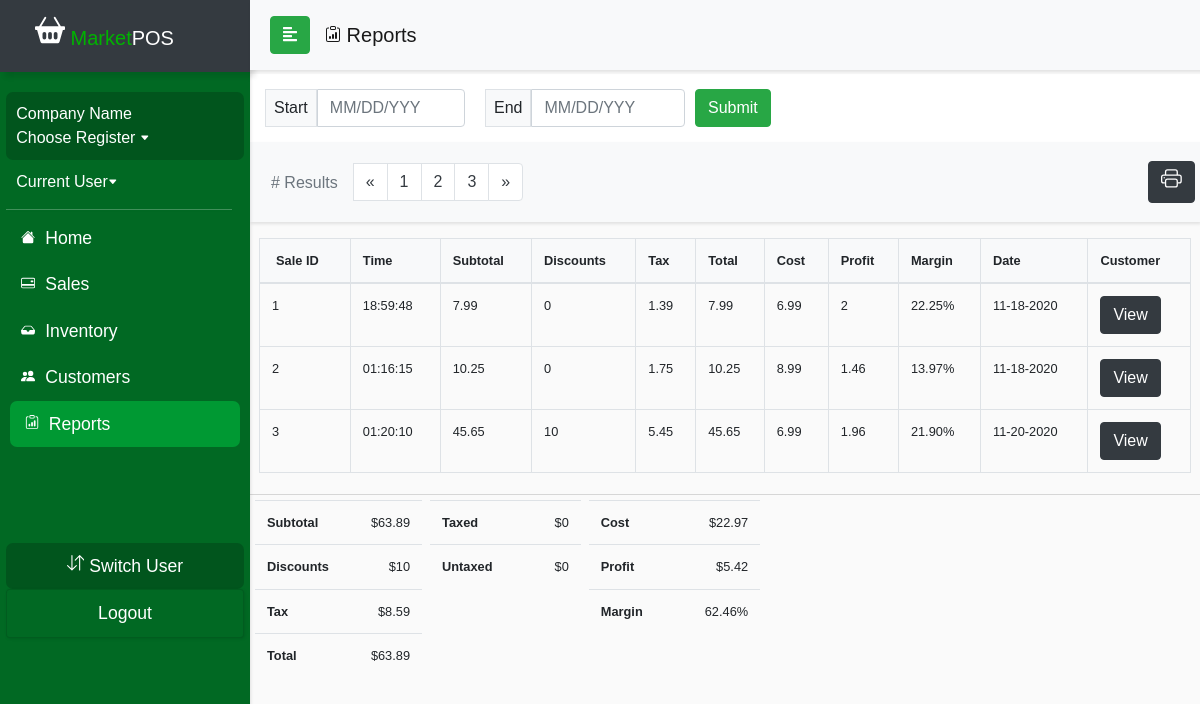
/currentDraft/reportsOverTimeTemplate.php, run on an earlier commit of the app's database.
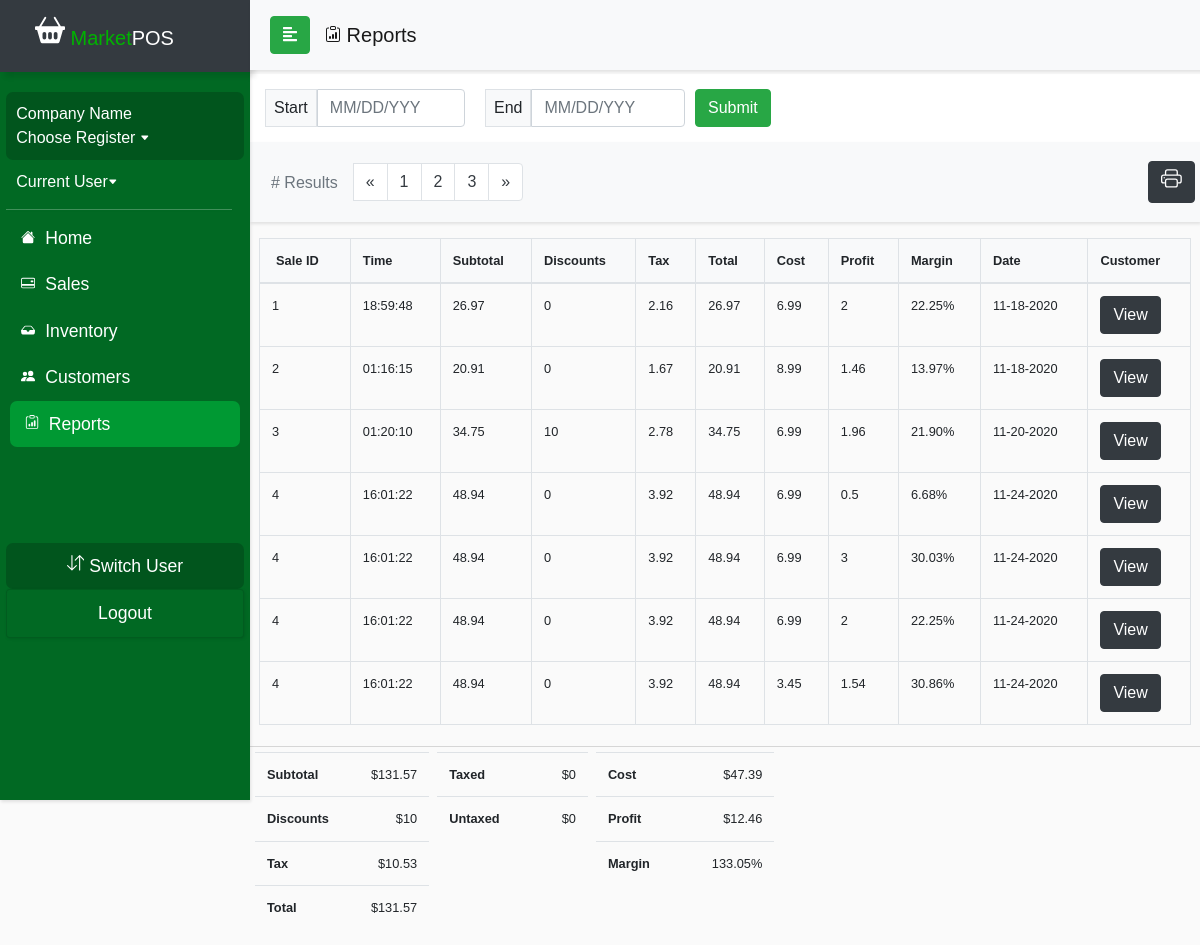
And on a later commit of the database.
### tables this page shows
CREATE TABLE `ticket_system` (
  `ticket_id` int(11) NOT NULL,
  `date` date DEFAULT NULL,
  `company_name` varchar(50) DEFAULT NULL,
  `time` time DEFAULT NULL,
  `quantity` int(11) DEFAULT NULL,
  `subtotal` float DEFAULT NULL,
  `total` float DEFAULT NULL,
  `discount` float DEFAULT NULL,
  `tax` float DEFAULT NULL,
  `tax_rate` float DEFAULT NULL,
  `cash` float DEFAULT NULL,
  `credit` float DEFAULT NULL,
  `cart_purchase` tinyint(1) DEFAULT NULL,
  `customer_id` int(11) DEFAULT NULL,
  `employee_id` int(11) DEFAULT NULL
);

CREATE TABLE `product_inventory` (
  `product_id` int(11) NOT NULL,
  `productName` varchar(50) NOT NULL,
  `productType` varchar(50) NOT NULL,
  `productSubType` varchar(50) NOT NULL,
  `unit_price` float NOT NULL,
  `cost` float NOT NULL,
  `in_stock` int(11) NOT NULL,
  `vendor_id` int(11) DEFAULT NULL,
  `OID` int(11) DEFAULT NULL
);

### currentDraft/reportsOverTimeTemplate.php (the view, shortened to what the changed rows need)
<?php
include_once('config.php');
$query = "SELECT ticket_system.*, product_inventory.cost, product_inventory.unit_price FROM ticket_system
          LEFT JOIN cart_inprogress ON ticket_system.ticket_id=cart_inprogress.CID LEFT JOIN cart ON
          cart_inprogress.CID=cart.CID LEFT JOIN product_inventory ON cart.product_id=product_inventory.product_id";
$result = mysqli_query($conn, $query);
?>
<!DOCTYPE html>
<html>
<head>
  <link rel="stylesheet" href="css/bootstrap.min.css">
  <link rel="stylesheet" href="userStyle2.css">
  <link rel="stylesheet" href="css/jquery.mCustomScrollbar.min.css">
  <link rel="stylesheet" href="css/bootstrap-datepicker3.css">
</head>
<body>
  <div>
    <nav id="sidebar">
      <div class="sidebar-header bg-dark">
        <h1><span><a class="navbar-brand relative-top" href="indexDraft.php">
              <span style="color: #00b300"> Market</span>POS</a></h1>
      </div>
  </div>
  <div id="content">
    <br>
    <div class="wrapper" class="bg-white">
      <div class="row px-4 justify-content-center">
        <table class="table table-bordered table-hover mt-3" id="table" style="font-size:80%;">
          <thead class="bg-light">
            <tr>
              <th class="px-3"> Sale ID </th>
              <th> Time </th>
              <th> Subtotal </th>
              <th> Discounts </th>
              <th> Tax </th>
              <th> Total</th>
              <th> Cost </th>
              <th> Profit</th>
              <th> Margin </th>
              <th> Date </th>
              <th> Customer</th>
            </tr>
          </thead>
          <tbody >
          <?php
    if (isset($_POST['submit'])) {
    $DateBegin = date('Y-m-d', strtotime($_POST['sdate']));
    $DateEnd = date('Y-m-d', strtotime($_POST['edate']));
    $search = mysqli_real_escape_string($conn, $DateBegin);
    while ($row = mysqli_fetch_assoc($result)) {
    if (($row['date'] >= $DateBegin) && ($row['date'] <= $DateEnd)){
      $profit = $row['unit_price'] - $row['cost'];
      $operation = ($profit/$row['unit_price']) * 100;
      $margin = number_format($operation, 2, '.', '');
        echo "<tr><td>"
        . $row['ticket_id'] . "</td><td>". $row['time'] . "</td><td>" . $row['subtotal'] . "</td><td>" . $row['discount'] .
         "</td><td>" . $row['tax'] . "</td><td>" . $row['total'] . "</td><td>" . $row['cost'] . "</td><td>"
        . $profit . "</td><td>" . $margin . "% </td><td>" . date('m-d-Y', strtotime($row['date'])) . "</td><td><a class='btn btn-dark'
        role='button' href='customerDetail.php?Detail=". $row['customer_id'] . "'>View</a>";
      }
      }
        ?>
              </tbody>
            </table>
          </div>
          <div id="contentline"></div>
          <div class="row pl-3">
            <div class="px-1">
              <table class="table table-responsive" style="font-size:80%;">
                <thead>
                </thead>
                <tbody>
                  <tr>
                  <?php
                  $sum=0;
                  $sql = "SELECT subtotal FROM ticket_system WHERE date BETWEEN '$DateBegin' and '$DateEnd'";
                  $result = mysqli_query($conn, $sql);
                  while ($row = mysqli_fetch_assoc($result)) {
                       $sum += $row['subtotal'];
                  }
                  ?>
                    <th style="padding-right: 30px;"> Subtotal </th>
                    <td class="text-right">$<?php echo $sum; ?></td>
                  </tr>
                  <tr>
                  <?php
                  $sum=0;
                  $sql = "SELECT discount FROM ticket_system WHERE date BETWEEN '$DateBegin' and '$DateEnd'";
                  $result = mysqli_query($conn, $sql);
                  while ($row = mysqli_fetch_assoc($result)) {
                  $sum += $row['discount'];
                  }
                  ?>
                    <th style="padding-right: 30px;"> Discounts </th>
                    <td class="text-right">$<? echo $sum; ?></td>
                  </tr>
                  <tr>
                  <?php
                  $sum=0;
                  $sql = "SELECT tax FROM ticket_system WHERE date BETWEEN '$DateBegin' and '$DateEnd'";
                  $result = mysqli_query($conn, $sql);
                  while ($row = mysqli_fetch_assoc($result)) {
                  $sum += $row['tax'];
                  }
                  ?>
                    <th style="padding-right: 30px;"> Tax </th>
                    <td class="text-right">$<?php echo $sum; ?></td>
                  </tr>
                  <tr>
                  <?php
                  $sum=0;
                  $sql = "SELECT total FROM ticket_system WHERE date BETWEEN '$DateBegin' and '$DateEnd'";
                  $result = mysqli_query($conn, $sql);
                  while ($row = mysqli_fetch_assoc($result)) {
                  $sum += $row['total'];
                  }
                  ?>
                    <th style="padding-right: 30px;"> Total </th>
                    <td class="text-right">$<? echo $sum ?></td>
                  </tr>
                </tbody>
              </table>
            </div>
            <div class="px-1">
              <table class="table table-responsive" style="font-size:80%;">
                <thead>
                </thead>
                <tbody>
                  <tr>
                    <th style="padding-right: 50px;"> Taxed </th>
                    <td class="text-right">$0</td>
                  </tr>
                  <tr>
                    <th style="padding-right: 50px;"> Untaxed </th>
                    <td class="text-right">$0</td>
                  </tr>
                </tbody>
              </table>
            </div>
            <div class="px-1">
              <table class="table table-responsive" style="font-size:80%;">
                <thead>
                </thead>
                <tbody>
              <tr>
              <?php
              $sum=0;
              $sql = "SELECT ticket_system.*, product_inventory.cost, product_inventory.unit_price FROM ticket_system
                        LEFT JOIN cart_inprogress ON ticket_system.ticket_id=cart_inprogress.CID LEFT JOIN cart ON
                        cart_inprogress.CID=cart.CID LEFT JOIN product_inventory ON cart.product_id=product_inventory.product_id
                        WHERE date BETWEEN '$DateBegin' and '$DateEnd'";
              $result = mysqli_query($conn, $sql);
              while ($row = mysqli_fetch_assoc($result)) {
                      $sum += $row['cost'];
                }
              ?>
                <th style="padding-right: 50px;"> Cost </th>
                <td class="text-right">$<?php echo $sum; ?></td>
              </tr>
              <tr>
              <?php
              $sum=0;
              $sql = "SELECT ticket_system.*, product_inventory.cost, product_inventory.unit_price FROM ticket_system
                        LEFT JOIN cart_inprogress ON ticket_system.ticket_id=cart_inprogress.CID LEFT JOIN cart ON
                        cart_inprogress.CID=cart.CID LEFT JOIN product_inventory ON cart.product_id=product_inventory.product_id
                        WHERE date BETWEEN '$DateBegin' and '$DateEnd'";
              $result = mysqli_query($conn, $sql);
              while ($row = mysqli_fetch_assoc($result)) {
                $profit = $row['unit_price'] - $row['cost'];
                      $sum += $profit;
                }
              ?>
                <th style="padding-right: 50px;"> Profit </th>
                <td class="text-right">$<?php echo $sum; ?></td>
              </tr>
              <tr>
              <?php
              $sum=0;
              $sql = "SELECT ticket_system.*, product_inventory.cost, product_inventory.unit_price FROM ticket_system
                        LEFT JOIN cart_inprogress ON ticket_system.ticket_id=cart_inprogress.CID LEFT JOIN cart ON
                        cart_inprogress.CID=cart.CID LEFT JOIN product_inventory ON cart.product_id=product_inventory.product_id
                        WHERE date BETWEEN '$DateBegin' and '$DateEnd'";
              $result = mysqli_query($conn, $sql);
              while ($row = mysqli_fetch_assoc($result)) {
                $operation = ($profit/$row['unit_price']) * 100;
                $margin = number_format($operation, 2, '.', '');
                      $sum += $margin;
                }
              ?>
                <th style="padding-right: 50px;"> Margin </th>
                <td class="text-right"><?php echo $sum; ?>%</td>
              </tr>
            </tbody>
              </table>
            </div>
          </div>
        </div>
    <?php
    }
    else {
      while ($row = mysqli_fetch_assoc($result)) {
        $profit = $row['unit_price'] - $row['cost'];
        $operation = ($profit/$row['unit_price']) * 100;
        $margin = number_format($operation, 2, '.', '');
        echo "<tr><td>"
        . $row['ticket_id'] . "</td><td>". $row['time'] . "</td><td>" . $row['subtotal'] . "</td><td>" . $row['discount'] .
         "</td><td>" . $row['tax'] . "</td><td>" . $row['total'] . "</td><td>" . $row['cost'] . "</td><td>"
        . $profit . "</td><td>" . $margin . "% </td><td>" . date('m-d-Y', strtotime($row['date'])) . "</td><td><a class='btn btn-dark'
        role='button' href='customerDetail.php?Detail=". $row['customer_id'] . "'>View</a>";
      }
    }
    ?>
          </tbody>
        </table>
      </div>
      <div class="row pl-3">
        <div class="px-1">
          <table class="table table-responsive" style="font-size:80%;">
            <tbody>
              <tr>
              <?php
                  $sum=0;
                  $sql = "SELECT * FROM ticket_system";
                  $result = mysqli_query($conn, $sql);
                  while ($row = mysqli_fetch_assoc($result)) {
                  $sum += $row['subtotal'];
                  }
                  ?>
                    <th style="padding-right: 30px;"> Subtotal </th>
                    <td class="text-right">$<?php echo $sum; ?></td>
                  </tr>
                  <tr>
                    <th style="padding-right: 30px;"> Discounts </th>
                  </tr>
                  <tr>
                  <?php
                  $sum=0;
                  $sql = "SELECT * FROM ticket_system";
                  $result = mysqli_query($conn, $sql);
                  while ($row = mysqli_fetch_assoc($result)) {
                  $sum += $row['tax'];
                  }
                  ?>
                    <th style="padding-right: 30px;"> Tax </th>
                    <td class="text-right">$<?php echo $sum; ?></td>
                  </tr>
                  <tr>
                  <?php
                  $sum=0;
                  $sql = "SELECT * FROM ticket_system";
                  $result = mysqli_query($conn, $sql);
                  while ($row = mysqli_fetch_assoc($result)) {
                  $sum += $row['total'];
                  }
                  ?>
                    <th style="padding-right: 30px;"> Total </th>
                    <td class="text-right">$<? echo $sum; ?></td>
                  </tr>
            </tbody>
          </table>
        </div>
        <div class="px-1">
          <table class="table table-responsive" style="font-size:80%;">
            <tbody>
              <tr>
                <th style="padding-right: 50px;"> Taxed </th>
              </tr>
              <tr>
                <th style="padding-right: 50px;"> Untaxed </th>
              </tr>
            </tbody>
          </table>
        </div>
        <div class="px-1">
          <table class="table table-responsive" style="font-size:80%;">
            <tbody>
              <tr>
              <?php
              $sum=0;
              $sql = "SELECT ticket_system.*, product_inventory.cost, product_inventory.unit_price FROM ticket_system
                        LEFT JOIN cart_inprogress ON ticket_system.ticket_id=cart_inprogress.CID LEFT JOIN cart ON
                        cart_inprogress.CID=cart.CID LEFT JOIN product_inventory ON cart.product_id=product_inventory.product_id";
              $result = mysqli_query($conn, $sql);
              while ($row = mysqli_fetch_assoc($result)) {
                      $sum += $row['cost'];
                }
              ?>
                <th style="padding-right: 50px;"> Cost </th>
                <td class="text-right">$<?php echo $sum; ?></td>
              </tr>
              <tr>
              <?php
              $sum=0;
              $sql = "SELECT ticket_system.*, product_inventory.cost, product_inventory.unit_price FROM ticket_system
                        LEFT JOIN cart_inprogress ON ticket_system.ticket_id=cart_inprogress.CID LEFT JOIN cart ON
                        cart_inprogress.CID=cart.CID LEFT JOIN product_inventory ON cart.product_id=product_inventory.product_id";
              $result = mysqli_query($conn, $sql);
              while ($row = mysqli_fetch_assoc($result)) {
                $profit = $row['unit_price'] - $row['cost'];
                      $sum += $profit;
                }
              ?>
                <th style="padding-right: 50px;"> Profit </th>
                <td class="text-right">$<?php echo $sum; ?></td>
              </tr>
              <tr>
              <?php
              $sum=0;
              $sql = "SELECT ticket_system.*, product_inventory.cost, product_inventory.unit_price FROM ticket_system
                        LEFT JOIN cart_inprogress ON ticket_system.ticket_id=cart_inprogress.CID LEFT JOIN cart ON
                        cart_inprogress.CID=cart.CID LEFT JOIN product_inventory ON cart.product_id=product_inventory.product_id";
              $result = mysqli_query($conn, $sql);
              while ($row = mysqli_fetch_assoc($result)) {
                $operation = ($profit/$row['unit_price']) * 100;
                $margin = number_format($operation, 2, '.', '');
                      $sum += $margin;
                }
              ?>
                <th style="padding-right: 50px;"> Margin </th>
                <td class="text-right"><?php echo $sum; ?>%</td>
              </tr>
            </tbody>
          </table>
        </div>
      </div>
    </div>
</body>
</html>

What changed in the data, as far as the page shows it:
changed ticket_system id 1: subtotal "7.99" → "26.97"; tax "1.39" → "2.16"; total "7.99" → "26.97"
changed ticket_system id 2: subtotal "10.25" → "20.91"; tax "1.75" → "1.67"; total "10.25" → "20.91"
changed ticket_system id 3: subtotal "45.65" → "34.75"; tax "5.45" → "2.78"; total "45.65" → "34.75"
added ticket_system: ticket_id "4", time "16:01:22", subtotal "48.94", discount "0", tax "3.92", total "48.94", product_inventory.cost "6.99", product_inventory.unit_price+cost "0.5", product_inventory.unit_price+cost "6.68", date "11-24-2020", product_inventory.unit_price+cost "3", product_inventory.unit_price+cost "30.03", product_inventory.unit_price+cost "2", product_inventory.unit_price+cost "22.25", product_inventory.cost "3.45", product_inventory.unit_price+cost "1.54", product_inventory.unit_price+cost "30.86"
Also different on the page:
$sum: "63.89" → "131.57"
$sum: "8.59" → "10.53"
$sum: "22.97" → "47.39"
$sum: "5.42" → "12.46"
$sum: "62.46" → "133.05"
